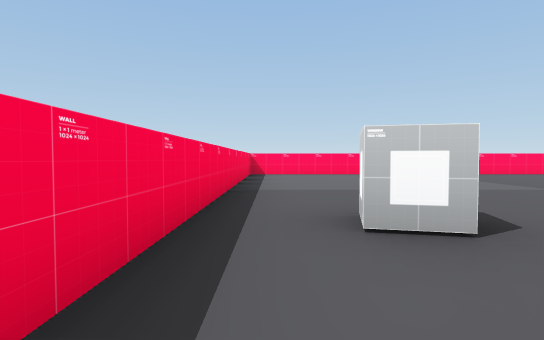
[1] (above)

17 first-person views from a walk through a Unity game level. The camera is 0.72 m above the floor, tilts 2° down and sees 80° across. The floor is counted in squares, 2 m on a side. Each view is taken from the middle of a square. On the plan, view 1 faces up. The plan holds only what a view shows up to about 9 squares ahead; the rest is blank.

[2]
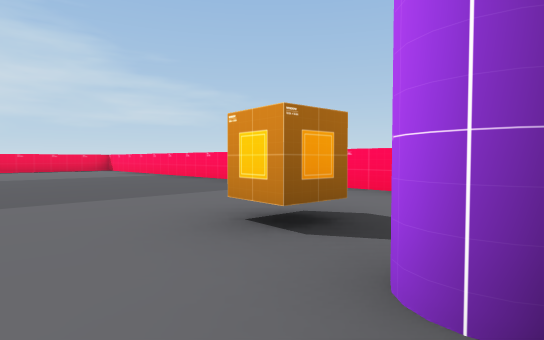

[3]
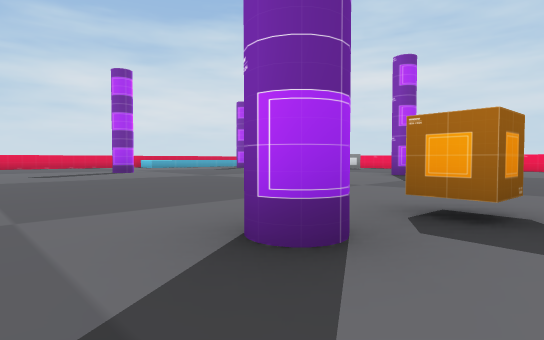

[4]
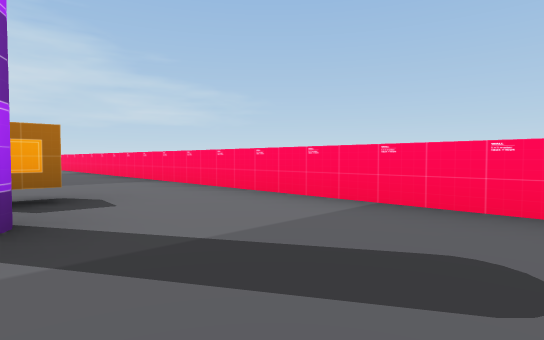

[5]
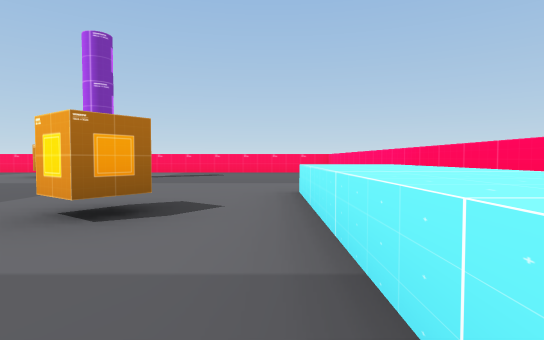

[6]
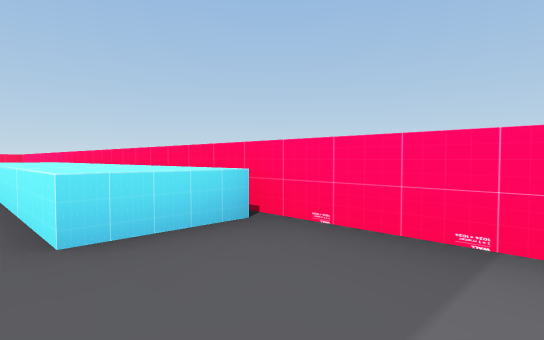

[7]
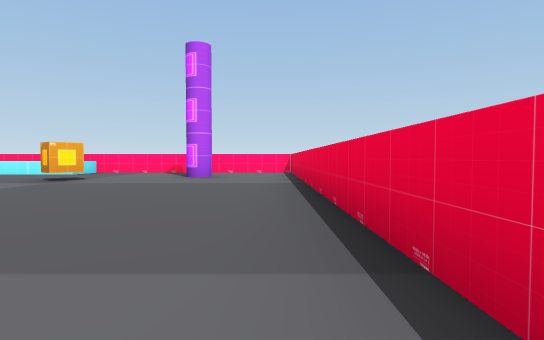

[8]
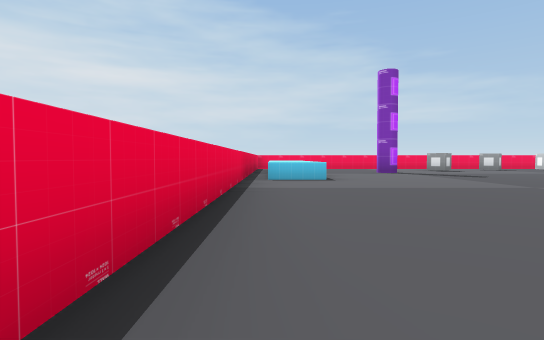

[9]
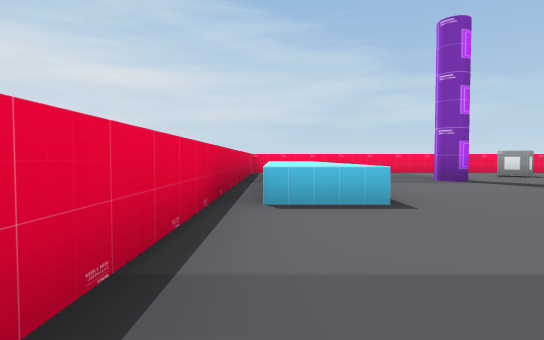

[10]
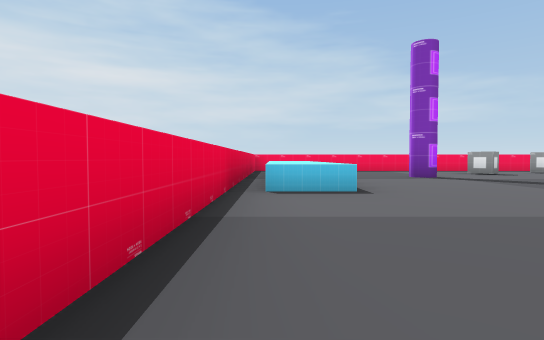

[11]
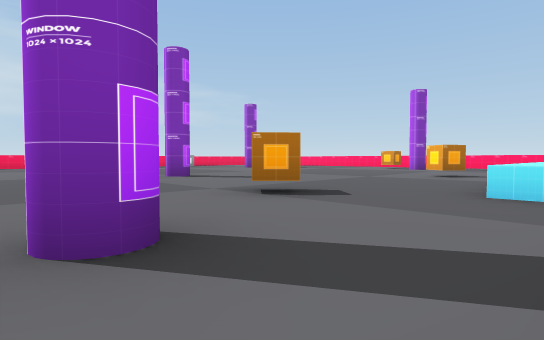

[12]
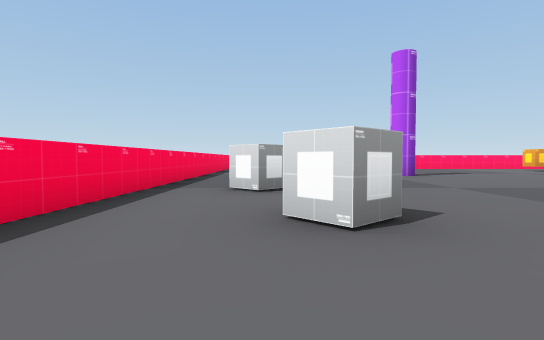

[13]
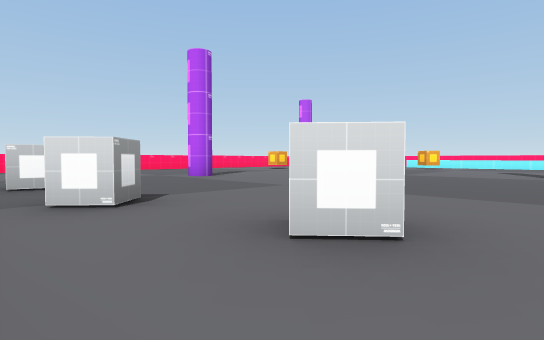

[14]
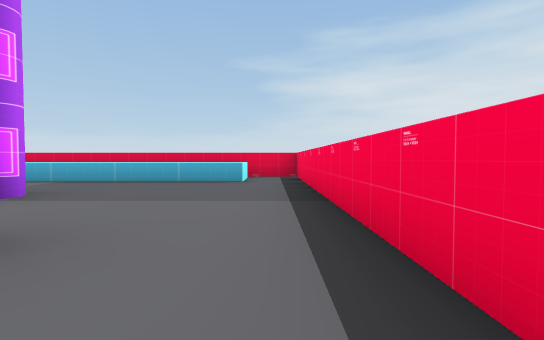

[15]
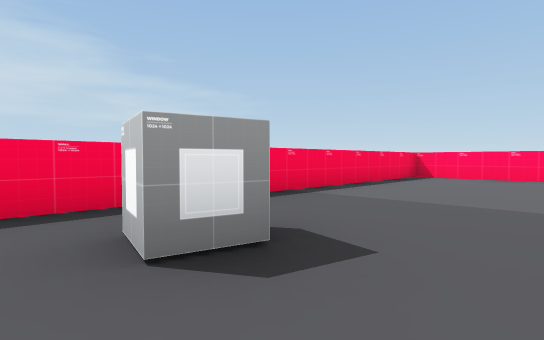

[16]
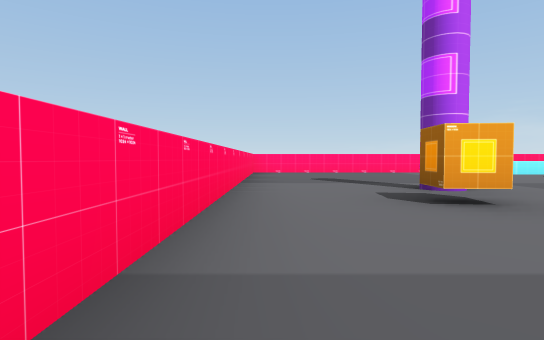

[17]
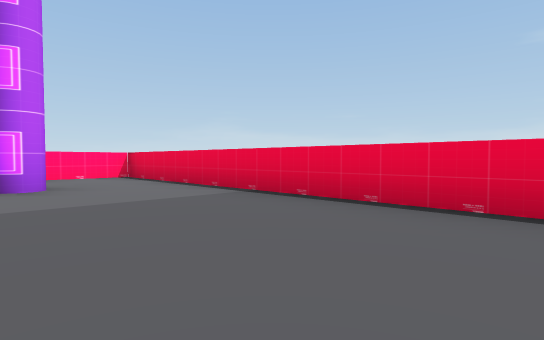

### Floor plan
Key: @ floor where view 1 was taken; # wall or solid block; . floor; ^ raised ledge; O other object.
Columns run from 1 left of view 1 to 15 right of it. Each row starts with its distance up from view 1.
  8 #################
  7 #...............#
  6 #...............#
  5 #.........O#....#
  4 #...............#
  3 #....#..........#
  2 #.O............^#
  1 #............O.^#
  0 #@O............^#
 -1 #..............^#
 -2 #.O......#.....^#
 -3 #...........O...#
 -4 #...#...........#
 -5 #...............#
 -6 #.^^^^^......#..#
 -7 #.^^^^^.........#
 -8 #################

Where each view was taken, in squares from view 1:
view 1: 0 up, 0 right, facing up
view 2: 4 up, 10 right, facing up-left
view 3: 6 up, 11 right, facing down-left
view 4: 5 up, 12 right, facing up-left
view 5: 1 down, 13 right, facing up
view 6: 4 down, 13 right, facing up-right
view 7: 7 down, 6 right, facing right
view 8: 7 down, 11 right, facing left
view 9: 7 down, 8 right, facing left
view 10: 7 down, 9 right, facing left
view 11: 6 down, 14 right, facing up-left
view 12: 4 down, 1 right, facing up
view 13: 3 down, 0 right, facing up-right
view 14: 1 down, 0 right, facing down
view 15: 1 up, 2 right, facing up-left
view 16: 7 up, 6 right, facing right
view 17: 5 down, 8 right, facing down-right
